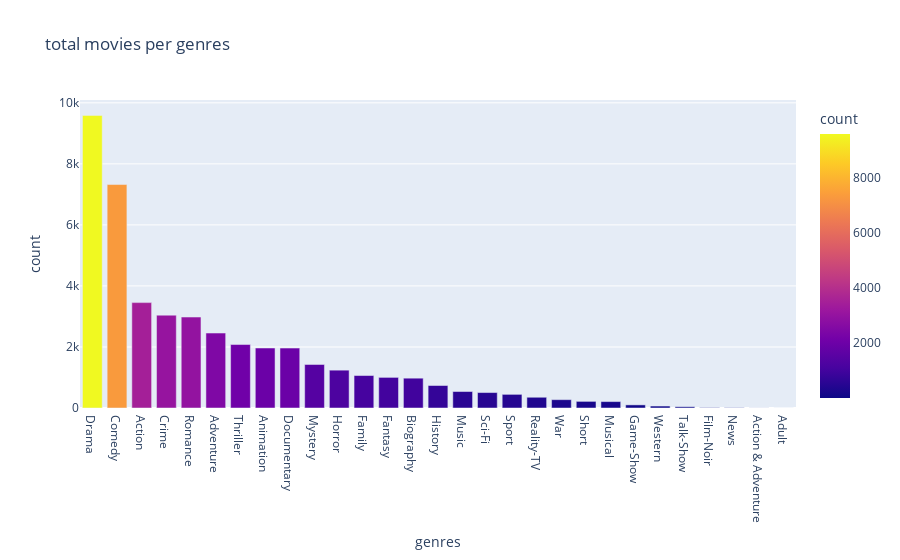

The code cell stored with this chart in its notebook:
### Code cell
fig = px.bar(movies_per_genre, x='genres', y='count', title='total movies per genres', color='count')
fig.show()

### Figure 1 — Plotly figure (JSON) as saved in the notebook; plotly's stock layout.template omitted (floating-point values rounded to 4 significant figures)
{"data": [{"alignmentgroup": "True", "hovertemplate": "genres=%{x}<br>count=%{marker.color}<extra></extra>", "legendgroup": "", "marker": {"color": [9588, 7323, 3453, 3042, 2980, 2456, 2080, 1966, 1963, 1426, 1240, 1064, 1003, 977, 737, 540, 506, 447, 352, 273, 217, 210, 102, 64, 41, 11, 9, 2, 1], "coloraxis": "coloraxis", "pattern": {"shape": ""}}, "name": "", "offsetgroup": "", "orientation": "v", "showlegend": false, "textposition": "auto", "type": "bar", "x": ["Drama", "Comedy", "Action", "Crime", "Romance", "Adventure", "Thriller", "Animation", "Documentary", "Mystery", "Horror", "Family", "Fantasy", "Biography", "History", "Music", "Sci-Fi", "Sport", "Reality-TV", "War", "Short", "Musical", "Game-Show", "Western", "Talk-Show", "Film-Noir", "News", "Action & Adventure", "Adult"], "xaxis": "x", "y": [9588, 7323, 3453, 3042, 2980, 2456, 2080, 1966, 1963, 1426, 1240, 1064, 1003, 977, 737, 540, 506, 447, 352, 273, 217, 210, 102, 64, 41, 11, 9, 2, 1], "yaxis": "y"}], "layout": {"autosize": true, "barmode": "relative", "coloraxis": {"colorbar": {"title": {"text": "count"}}, "colorscale": [[0, "#0d0887"], [0.1111, "#46039f"], [0.2222, "#7201a8"], [0.3333, "#9c179e"], [0.4444, "#bd3786"], [0.5556, "#d8576b"], [0.6667, "#ed7953"], [0.7778, "#fb9f3a"], [0.8889, "#fdca26"], [1, "#f0f921"]]}, "legend": {"tracegroupgap": 0}, "title": {"text": "total movies per genres"}, "xaxis": {"anchor": "y", "autorange": true, "domain": [0, 1], "range": [-0.5, 28.5], "title": {"text": "genres"}, "type": "category"}, "yaxis": {"anchor": "x", "autorange": true, "domain": [0, 1], "range": [0, 10090.0], "title": {"text": "count"}, "type": "linear"}}}
